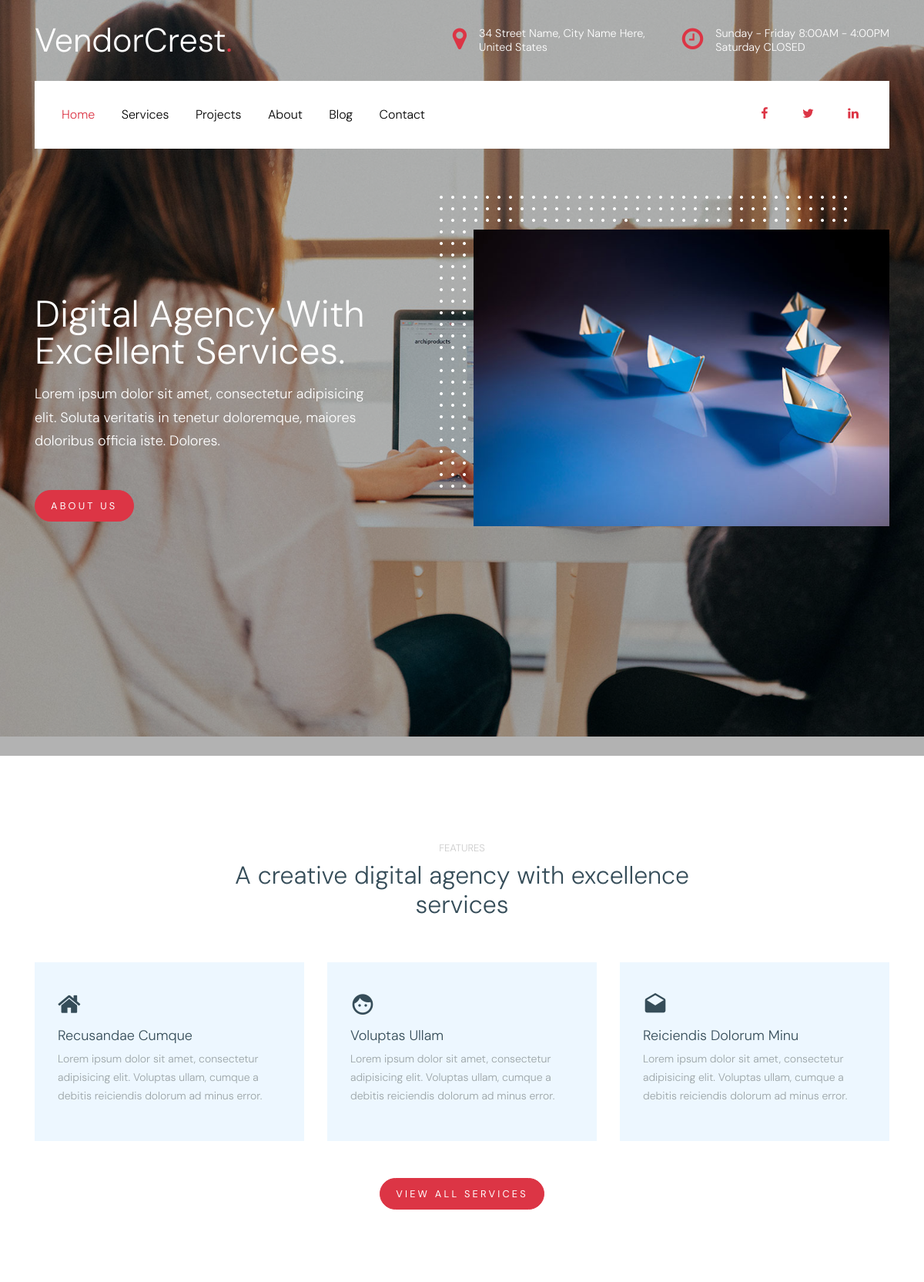
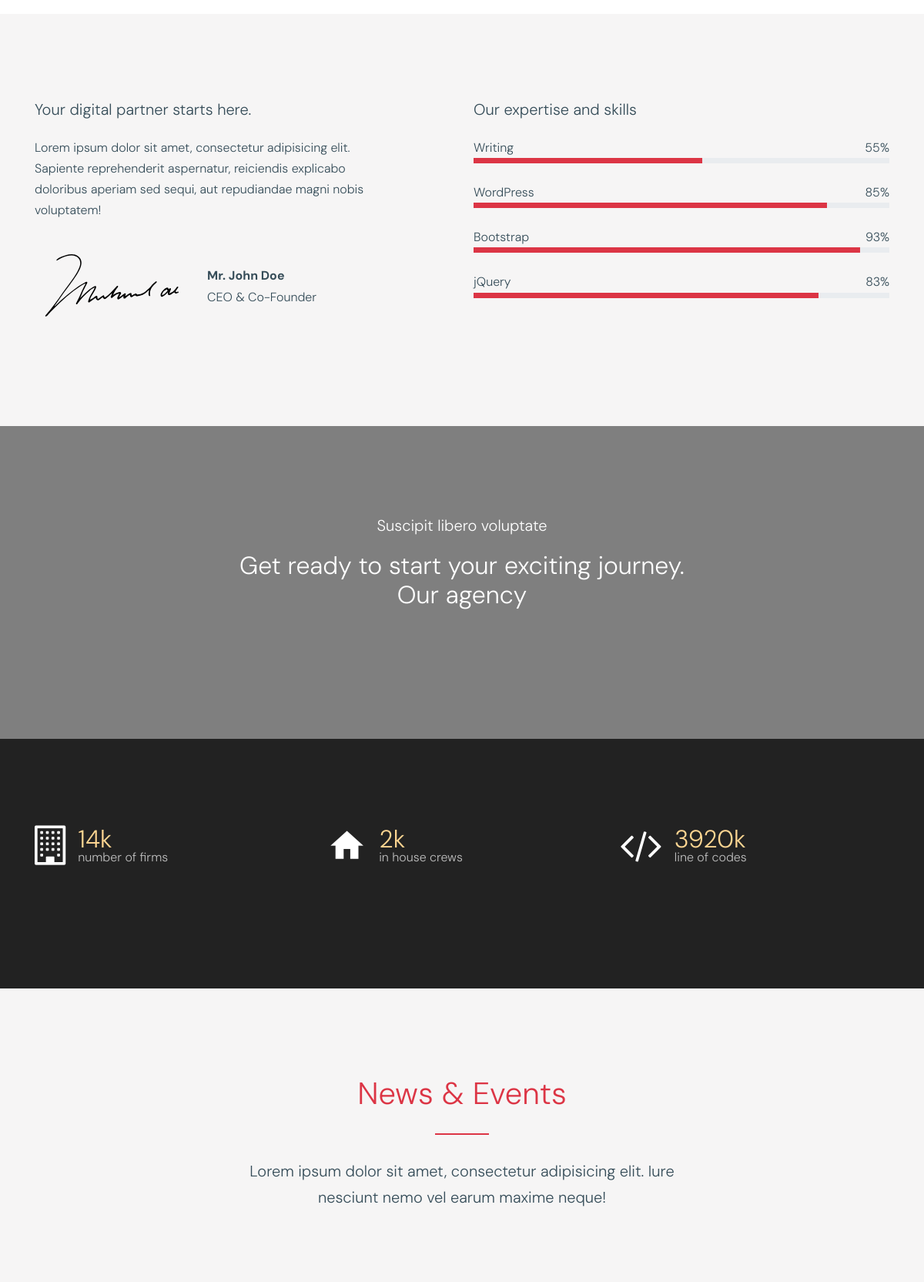
The page / (upper part) on the database its author committed (2 pictures, top to bottom).
### tables this page shows
CREATE TABLE `home_content` (
  `id` int(10) NOT NULL,
  `content_section` varchar(255) NOT NULL,
  `title` varchar(255) NOT NULL,
  `subtitle` varchar(255) NOT NULL,
  `description` varchar(2000) NOT NULL
);

### index.php (the view, shortened to what this page needs)
<?php
include("admin/config/database.php");
$db = $conn;
function get_title($section){
  global $db;
  $query = "SELECT * FROM home_content WHERE content_section='$section'" ;
  $get_result = mysqli_query($db, $query);
  if($get_result){
    $get_row = mysqli_fetch_assoc($get_result);
    return $get_row["title"];
  }else{
    return "Couldn't get get_title query results for ".$section;
  }
}
function get_subtitle($section){
  global $db;
  $query = "SELECT * FROM home_content WHERE content_section='$section'" ;
  $get_result = mysqli_query($db, $query);
  if($get_result){
    $get_row = mysqli_fetch_assoc($get_result);
    return $get_row["subtitle"];
  }else{
    return "Couldn't get get_title query results for ".$section;
  }
}
function get_description($section){
  global $db;
  $query = "SELECT * FROM home_content WHERE content_section='$section'" ;
  $get_result = mysqli_query($db, $query);
  if($get_result){
    $get_row = mysqli_fetch_assoc($get_result);
    return $get_row["description"];
  }else{
    return "Couldn't get get_title query results for ".$section;
  }
}
?>
<!doctype html>
<html lang="en">
  <head>
    <link rel="stylesheet" href="fonts/icomoon/style.css">
    <link rel="stylesheet" href="css/bootstrap.min.css">
    <link rel="stylesheet" href="css/bootstrap-datepicker.css">
    <link rel="stylesheet" href="css/jquery.fancybox.min.css">
    <link rel="stylesheet" href="css/owl.carousel.min.css">
    <link rel="stylesheet" href="css/owl.theme.default.min.css">
    <link rel="stylesheet" href="fonts/flaticon/font/flaticon.css">
    <link rel="stylesheet" href="css/aos.css">
    <link rel="stylesheet" href="css/style.css">
  </head>
  <body data-spy="scroll" data-target=".site-navbar-target" data-offset="300">
    <div class="site-wrap" id="home-section">
      <header class="site-navbar site-navbar-target" role="banner">
        <div class="container mb-3">
          <div class="d-flex align-items-center">
            <div class="site-logo mr-auto">
              <a href="index.html">VendorCrest<span class="text-primary">.</span></a>
            </div>
            <div class="site-quick-contact d-none d-lg-flex ml-auto ">
              <div class="d-flex site-info align-items-center mr-5">
                <span class="block-icon mr-3"><span class="icon-map-marker"></span></span>
                <span>34 Street Name, City Name Here, <br> United States</span>
              </div>
              <div class="d-flex site-info align-items-center">
                <span class="block-icon mr-3"><span class="icon-clock-o"></span></span>
                <span>Sunday - Friday 8:00AM - 4:00PM <br> Saturday CLOSED</span>
              </div>
            </div>
          </div>
        </div>
        <div class="container">
          <div class="menu-wrap d-flex align-items-center">
              <nav class="site-navigation text-left mr-auto d-none d-lg-block" role="navigation">
                <ul class="site-menu main-menu js-clone-nav mr-auto ">
                  <li class="active"><a href="index.php" class="nav-link">Home</a></li>
                  <li><a href="services.html" class="nav-link">Services</a></li>
                  <li><a href="projects.html" class="nav-link">Projects</a></li>
                  <li><a href="about.html" class="nav-link">About</a></li>
                  <li><a href="blog.html" class="nav-link">Blog</a></li>
                  <li><a href="contact.html" class="nav-link">Contact</a></li>
                </ul>
              </nav>
              <div class="top-social ml-auto">
                <a href="#"><span class="icon-facebook"></span></a>
                <a href="#"><span class="icon-twitter"></span></a>
                <a href="#"><span class="icon-linkedin"></span></a>
              </div>
          </div>
        </div>
      </header>
    <div class="ftco-blocks-cover-1">
      <div class="site-section-cover overlay" data-stellar-background-ratio="0.5" style="background-image: url('images/hero_1.jpg')">
        <div class="container">
          <div class="row align-items-center ">
            <div class="col-md-5 mt-5 pt-5">
              <h1 class="mb-3"><?php echo get_subtitle('Header'); ?></h1>
              <p><?php echo get_description('Header'); ?></p>
              <p class="mt-5"><a href="#" class="btn btn-primary">About Us</a></p>
            </div>
            <div class="col-md-6 ml-auto">
              <div class="white-dots">
                <img src="images/img_2.jpg" alt="" class="img-fluid">
              </div>
            </div>
          </div>
        </div>
      </div>
    </div>
    <div class="site-section">
      <div class="container">
        <div class="row justify-content-center text-center">
          <div class="col-md-7 mb-5">
            <h5 class="subtitle"><?php echo get_title('Services'); ?></h5>
            <h2><?php echo get_subtitle(('Services')); ?></h2>
          </div>
        </div>
        <div class="row">
          <div class="col-md-6 col-lg-4 mb-4 mb-lg-0">
            <div class="feature-1">
              <span class="wrap-icon">
                <span class="icon-home"></span>
              </span>
              <h3>Recusandae Cumque</h3>
              <p>Lorem ipsum dolor sit amet, consectetur adipisicing elit. Voluptas ullam, cumque a debitis reiciendis dolorum ad minus error.</p>
            </div>
          </div>
          <div class="col-md-6 col-lg-4 mb-4 mb-lg-0">
            <div class="feature-1">
              <span class="wrap-icon">
                <span class="icon-face"></span>
              </span>
              <h3>Voluptas Ullam</h3>
              <p>Lorem ipsum dolor sit amet, consectetur adipisicing elit. Voluptas ullam, cumque a debitis reiciendis dolorum ad minus error.</p>
            </div>
          </div>
          <div class="col-md-6 col-lg-4 mb-4 mb-lg-0">
            <div class="feature-1">
              <span class="wrap-icon">
                <span class="icon-drafts"></span>
              </span>
              <h3>Reiciendis Dolorum Minu</h3>
              <p>Lorem ipsum dolor sit amet, consectetur adipisicing elit. Voluptas ullam, cumque a debitis reiciendis dolorum ad minus error.</p>
            </div>
          </div>
        </div>
        <div class="row mt-5">
          <div class="col-lg-12 text-center">
            <a href="#" class="btn btn-primary">View All Services</a>
          </div>
        </div>
      </div>
    </div>
    <div class="site-section bg-light">
      <div class="container">
        <div class="row">
          <div class="col-md-5">
            <h2 class="h5 mb-4"><?php echo get_subtitle('Our Expertise'); ?></h2>
            <p><?php echo get_description('Our Expertise');?></p>
            <div class="d-flex align-items-center">
              <span class="sign mr-4">
                <img src="images/signature.svg" alt="" class="img-fluid">
              </span>
              <div>
                <span class="d-block font-weight-bold">Mr. John Doe</span>
                <span>CEO &amp; Co-Founder </span>
              </div>
            </div>
          </div>
          <div class="col-md-6 ml-auto">
            <h2 class="h5 mb-4"><?php echo get_title('Our Expertise'); ?></h2>
            <div class="progress-wrap mb-4">
              <div class="d-flex">
                <span>Writing</span>
                <span class="ml-auto">55%</span>
              </div>
              <div class="progress rounded-0" style="height: 7px;">
                <div class="progress-bar" role="progressbar" style="width: 55%;" aria-valuenow="55" aria-valuemin="0" aria-valuemax="100"></div>
              </div>
            </div>
            <div class="progress-wrap mb-4">
              <div class="d-flex">
                <span>WordPress</span>
                <span class="ml-auto">85%</span>
              </div>
              <div class="progress rounded-0" style="height: 7px;">
                <div class="progress-bar" role="progressbar" style="width: 85%;" aria-valuenow="85" aria-valuemin="0" aria-valuemax="100"></div>
              </div>
            </div>
            <div class="progress-wrap mb-4">
              <div class="d-flex">
                <span>Bootstrap</span>
                <span class="ml-auto">93%</span>
              </div>
              <div class="progress rounded-0" style="height: 7px;">
                <div class="progress-bar" role="progressbar" style="width: 93%;" aria-valuenow="93" aria-valuemin="0" aria-valuemax="100"></div>
              </div>
            </div>
            <div class="progress-wrap mb-4">
              <div class="d-flex">
                <span>jQuery</span>
                <span class="ml-auto">83%</span>
              </div>
              <div class="progress rounded-0" style="height: 7px;">
                <div class="progress-bar" role="progressbar" style="width: 83%;" aria-valuenow="83" aria-valuemin="0" aria-valuemax="100"></div>
              </div>
            </div>
          </div>
        </div>
      </div>
    </div>
    <div class="site-section section-3" data-stellar-background-ratio="0.5" style="background-image: url('images/hero_2.jpg');">
      <div class="container">
        <div class="row justify-content-center text-center">
          <div class="col-7 text-center mb-5">
            <p class="lead text-white">Suscipit libero voluptate</p>
            <h2 class="text-white">Get ready to start your exciting journey. Our agency</h2>
          </div>
        </div>
      </div>
    </div>
    <div class="site-section counter-wrap">
      <div class="container">
        <div class="row">
          <div class="col-md-6 col-lg-4 mb-5">
            <div class="d-flex align-items-center counter">
              <span class="icon-building-o wrap-icon mr-3"></span>
              <div class="text">
                <span class="d-block number">14k</span>
                <span class="caption">number of firms</span>
              </div>
            </div>
          </div>
          <div class="col-md-6 col-lg-4 mb-5">
            <div class="d-flex align-items-center counter">
              <span class="icon-home2 wrap-icon mr-3"></span>
              <div class="text">
                <span class="d-block number">2k</span>
                <span class="caption">in house crews</span>
              </div>
            </div>
          </div>
          <div class="col-md-6 col-lg-4 mb-5">
            <div class="d-flex align-items-center counter">
              <span class="icon-code wrap-icon mr-3"></span>
              <div class="text">
                <span class="d-block number">3920k</span>
                <span class="caption">line of codes</span>
              </div>
            </div>
          </div>
        </div>
      </div>
    </div>
    <div class="site-section bg-light">
      <div class="container">
        <div class="row justify-content-center  mb-5">
          <div class="col-md-7 text-center">
            <h3 class="section-heading text-center"><?php echo get_title('News and Events');?></h3>
            <p class="mb-5 lead"><?php get_subtitle('News and Events');?>Lorem ipsum dolor sit amet, consectetur adipisicing elit. Iure nesciunt nemo vel earum maxime neque!</p>
          </div>
        </div>
      </div>
    </div>
    </div>
  </body>
</html>

### css/style.css (style rules this page uses)
html { overflow-x: hidden; }
body { line-height: 1.7; color: #364d59 !important; font-weight: 300; font-size: 1rem; }
a { -webkit-transition: .3s all ease; -o-transition: .3s all ease; transition: .3s all ease; text-decoration: none; }
h1, h2, h3, h4, h5, .h1, .h2, .h3, .h4, .h5 { font-weight: 300; color: #364d59; }
.btn { border-radius: 30px; font-size: .8rem; text-transform: uppercase; letter-spacing: .2rem; padding: 10px 20px; text-decoration: none; }
.site-section { padding: 2.5em 0; }
@media (min-width: 768px) { .site-section { padding: 5em 0; } }
.select-wrap, .wrap-icon { position: relative; }
.site-navbar { margin-bottom: 0px; z-index: 1999; position: absolute; top: 0; width: 100%; padding: 1rem; }
.site-navbar .site-logo { margin: 0; padding: 0; font-size: 2.7rem; }
.site-navbar .site-logo a { color: #fff; }
.site-navbar .site-navigation .site-menu { margin: 0; padding: 0; margin-bottom: 0; }
.site-navbar .site-navigation .site-menu .active { color: #dc3545 !important; }
.site-navbar .site-navigation .site-menu a { text-decoration: none !important; display: inline-block; }
.site-navbar .site-navigation .site-menu > li { display: inline-block; }
.site-navbar .site-navigation .site-menu > li > a { margin-left: 15px; margin-right: 15px; padding: 20px 0px; color: #000 !important; display: inline-block; text-decoration: none !important; }
.site-navbar .site-navigation .site-menu > li.active > a { color: #dc3545 !important; }
.site-mobile-menu .site-nav-wrap { padding: 0; margin: 0; list-style: none; position: relative; }
.site-mobile-menu .site-nav-wrap a { padding: 10px 20px; display: block; position: relative; color: #212529; }
.site-mobile-menu .site-nav-wrap li { position: relative; display: block; }
.site-mobile-menu .site-nav-wrap li.active > a { color: #dc3545; }
.site-mobile-menu .site-nav-wrap > li { display: block; position: relative; float: left; width: 100%; }
.site-mobile-menu .site-nav-wrap > li > a { padding-left: 20px; font-size: 20px; }
.site-section-cover { position: relative; background-size: cover; background-repeat: no-repeat; background-position: center center; }
.site-section-cover, .site-section-cover .container { position: relative; z-index: 2; }
.site-section-cover, .site-section-cover .container > .row { padding: 9rem 0; }
.site-section-cover.overlay { position: relative; }
.site-section-cover.overlay:before { position: absolute; content: ""; top: 0; left: 0; right: 0; bottom: 0; background: rgba(0, 0, 0, 0.3); z-index: 1; }
.site-section-cover h1 { font-size: 3rem; color: #fff; line-height: 1; }
.site-section-cover p { font-size: 18px; color: #fff; }
.site-section { padding: 7rem 0; }
.bg-light { background-color: #f6f5f5 !important; }
.section-3 { background-size: cover; background-position: center; background-repeat: no-repeat; position: relative; }
.section-3 > .container { z-index: 2; }
.section-3:before { position: absolute; top: 0; left: 0; right: 0; bottom: 0; content: ""; background-color: rgba(0, 0, 0, 0.5); }
.section-heading { position: relative; padding-bottom: 30px; margin-bottom: 30px; font-size: 2.5rem; color: #dc3545; }
.section-heading:after { width: 70px; height: 2px; background: #dc3545; bottom: 0; left: 0; font-size: 22px; content: ""; position: absolute; color: #ccc; }
.section-heading.text-center:after { left: 50%; -webkit-transform: translateX(-50%); -ms-transform: translateX(-50%); transform: translateX(-50%); }
.site-info { line-height: 1.2; color: #fff; font-size: .9rem; }
.site-info .block-icon { font-size: 2rem; color: #dc3545; }
.top-social a { display: inline-block; padding: 20px; }
.menu-wrap { padding: 10px 20px; background: #fff; }
.subtitle { font-size: 13px; text-transform: uppercase; color: #ccc; }
.feature-1 { padding: 30px; background: #edf7ff; }
.feature-1 h3 { font-size: 18px; }
.feature-1 p { font-size: 14px; color: #9aa3a6; }
.feature-1 .wrap-icon { font-size: 2rem; }
.sign img { width: 200px; }
.counter-wrap { background: #222; }
.counter .wrap-icon { font-size: 3.2rem; color: #fff; }
.counter .text { line-height: 1; }
.counter .text .number { font-size: 2rem; color: #ffd692; }
.counter .text .caption { color: rgba(255, 255, 255, 0.7); }
.white-dots { position: relative; }
.white-dots:before { position: absolute; content: ""; background-image: url("../images/white-dots.png"); z-index: -1; background-repeat: repeat; top: -50px; left: -50px; width: 100%; height: 100%; }

### rows shown on the page
home_content: subtitle "Digital Agency With Excellent Services.", description "Lorem ipsum dolor sit amet, consectetur adipisicing elit. Soluta veritatis in tenetur doloremque, maiores doloribus officia iste. Dolores."
home_content: title "FEATURES", subtitle "A creative digital agency with excellence services"
home_content: subtitle "Your digital partner starts here.", description "Lorem ipsum dolor sit amet, consectetur adipisicing elit. Sapiente reprehenderit aspernatur, reiciendis explicabo doloribus aperiam sed sequi, aut repudiandae magni nobis voluptatem!", title "Our expertise and skills"
home_content: title "News & Events"
